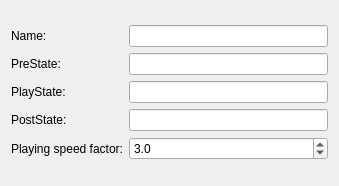
<?xml version="1.0" encoding="UTF-8"?>
<ui version="4.0">
 <class>HeaderView</class>
 <widget class="QWidget" name="HeaderView">
  <property name="geometry">
   <rect>
    <x>0</x>
    <y>0</y>
    <width>339</width>
    <height>186</height>
   </rect>
  </property>
  <property name="windowTitle">
   <string>Form</string>
  </property>
  <layout class="QGridLayout" name="gridLayout_2">
   <item row="0" column="0">
    <layout class="QGridLayout" name="gridLayout">
     <item row="0" column="1">
      <widget class="QLineEdit" name="nameLineEdit"/>
     </item>
     <item row="1" column="0">
      <widget class="QLabel" name="label_2">
       <property name="text">
        <string>PreState:</string>
       </property>
      </widget>
     </item>
     <item row="2" column="0">
      <widget class="QLabel" name="label_3">
       <property name="text">
        <string>PlayState:</string>
       </property>
      </widget>
     </item>
     <item row="3" column="1">
      <widget class="QLineEdit" name="postStateLineEdit"/>
     </item>
     <item row="0" column="0">
      <widget class="QLabel" name="label">
       <property name="text">
        <string>Name:</string>
       </property>
      </widget>
     </item>
     <item row="3" column="0">
      <widget class="QLabel" name="label_4">
       <property name="text">
        <string>PostState:</string>
       </property>
      </widget>
     </item>
     <item row="1" column="1">
      <widget class="QLineEdit" name="preStateLineEdit"/>
     </item>
     <item row="2" column="1">
      <widget class="QLineEdit" name="playStateLineEdit"/>
     </item>
     <item row="4" column="0">
      <widget class="QLabel" name="label_5">
       <property name="text">
        <string>Playing speed factor:</string>
       </property>
      </widget>
     </item>
     <item row="4" column="1">
      <widget class="QDoubleSpinBox" name="factorSpinBox">
       <property name="decimals">
        <number>1</number>
       </property>
       <property name="minimum">
        <double>1.000000000000000</double>
       </property>
       <property name="maximum">
        <double>10.000000000000000</double>
       </property>
       <property name="singleStep">
        <double>1.000000000000000</double>
       </property>
       <property name="value">
        <double>3.000000000000000</double>
       </property>
      </widget>
     </item>
    </layout>
   </item>
  </layout>
 </widget>
 <resources/>
 <connections/>
</ui>
